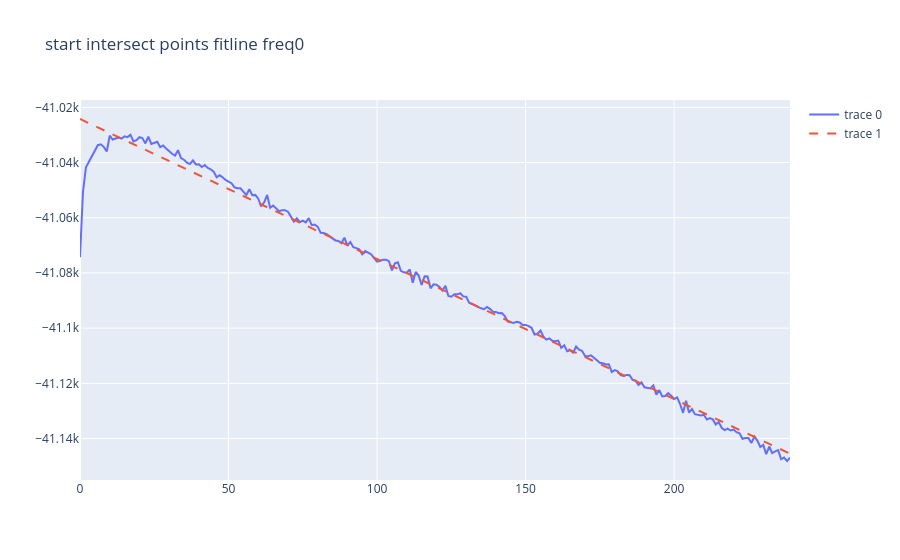
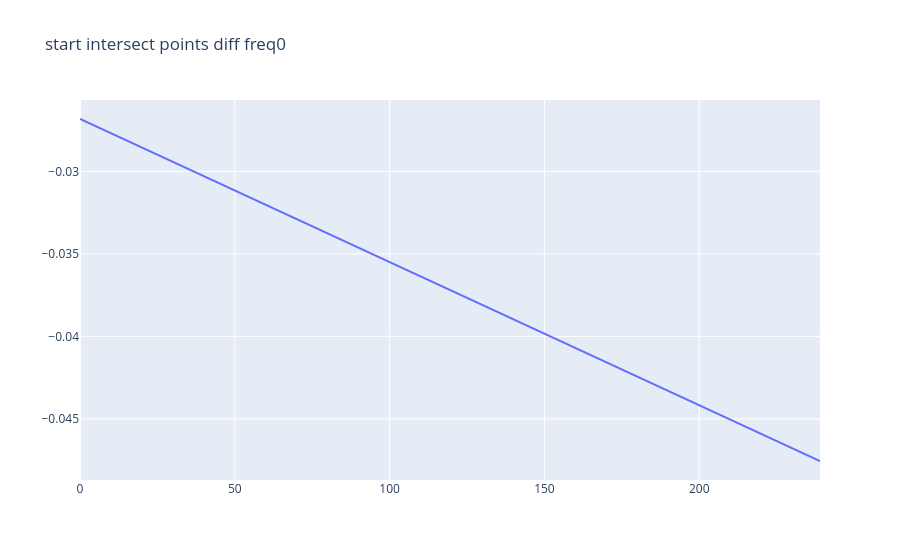

The cell these charts' notebook holds for them, in order:
### Markdown cell above
# TODO TODO1 Freq and Jumptime not corresponding

- output estcoef: the instantaneous frequencies at junction of symbols, evaluated from coeflist

### Code cell
pidx_range = xp.arange(Config.preamble_len)
# TODO simplify
estcoefs = []
dd = xp.zeros((2, Config.preamble_len), dtype=xp.float64)
for ixx in range(2):
    print(f"start computing {'start' if ixx == 0 else 'end'} frequencies from coeflist and tjump")
    for pidx in range(Config.preamble_len):
        estf = xp.polyval(coeff, pidx)
        if ixx == 0:
            bwdiff = -Config.bw * (1 + estf / Config.sig_freq) / 2
        else:
            bwdiff = Config.bw * (1 + estf / Config.sig_freq) / 2
        dd[ixx, pidx] = (coeflist[pidx, 0] * 2 * xp.polyval(coeff_time3, pidx + ixx) + coeflist[pidx, 1]) / 2 / xp.pi - bwdiff
pltfig(((pidx_range, dd[0, pidx_range]), (pidx_range, xp.polyval(xp.polyfit(pidx_range, dd[0, pidx_range], 1), pidx_range))),
       title="start intersect points fitline freq0").show()
pltfig1(pidx_range, dd[1, pidx_range] - dd[0, pidx_range], title="start intersect points diff freq0").show()

### Figure 1 — Plotly figure (JSON) as saved in the notebook; plotly's stock layout.template omitted (floating-point values rounded to 4 significant figures; data arrays with more than 128 entries replaced by an {"elided": "..."} marker saying what was removed)
{"data": [{"mode": "lines", "type": "scatter", "x": {"elided": "240 int values"}, "y": {"elided": "240 float values"}}, {"line": {"dash": "dash"}, "mode": "lines", "type": "scatter", "x": {"elided": "240 int values"}, "y": {"elided": "240 float values"}}], "layout": {"title": {"text": "start intersect points fitline freq0"}}}

### Figure 2 — Plotly figure (JSON) as saved in the notebook; plotly's stock layout.template omitted (floating-point values rounded to 4 significant figures; data arrays with more than 128 entries replaced by an {"elided": "..."} marker saying what was removed)
{"data": [{"mode": "lines", "type": "scatter", "x": {"elided": "240 int values"}, "y": {"elided": "240 float values"}}], "layout": {"title": {"text": "start intersect points diff freq0"}}}
